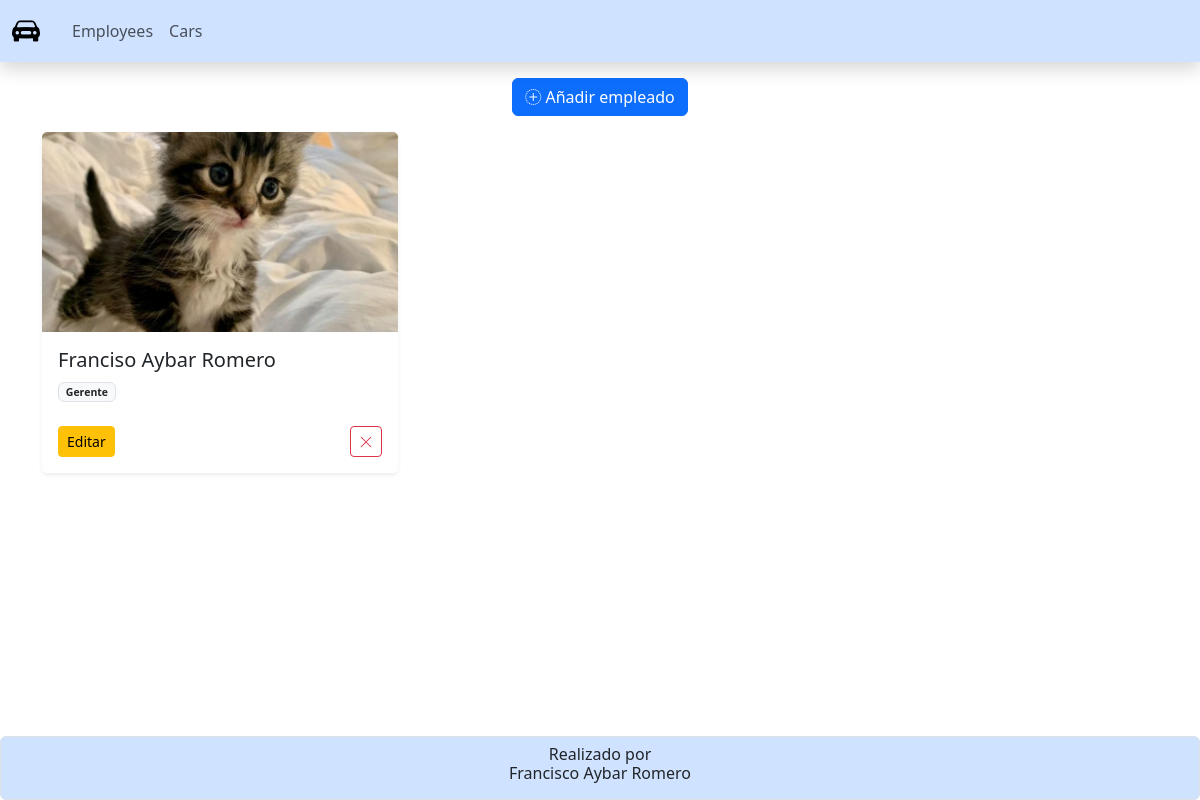
/employees/, run on an earlier commit of the app's database.
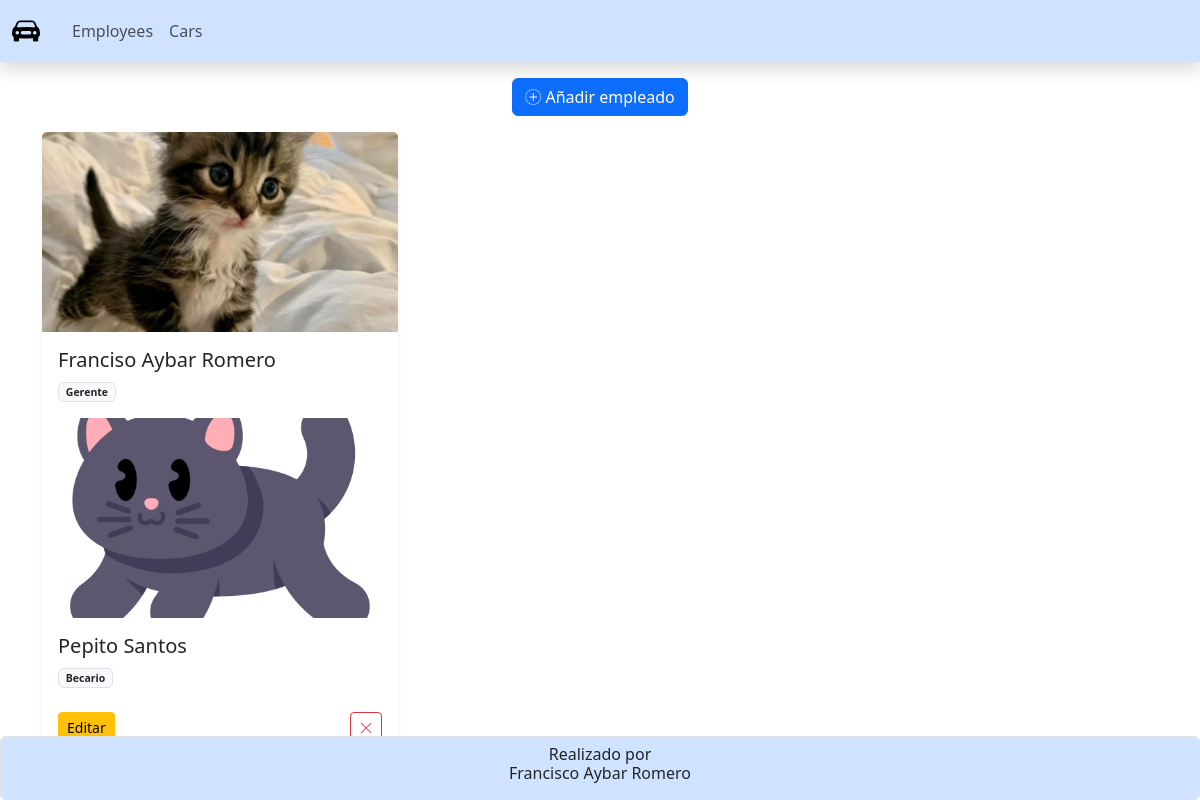
And on a later commit of the database.
### app_agencia_coches/models.py (models this page shows, shortened)
class Employee (models.Model):
    nombre = models.CharField (
        verbose_name = 'Nombre',
        max_length = 100,
        default = ''
    )
    apellidos = models.CharField (
        verbose_name = 'Apellidos',
        max_length = 100,
        default = ''
    )
    puesto = models.CharField (
        verbose_name = 'Puesto',
        max_length = 100,
        default = ''
    )
    fecha_contratacion = models.DateField (
        verbose_name = 'Fecha de contratacion',
        auto_now_add = True
    )
    foto = models.ImageField (
        verbose_name = 'Foto',
        upload_to = "empleados/",
        blank = True,
        null = True
    )

### app_agencia_coches/views.py (the view)
# urls.py: path('employees/', views.employees, name='employees'),
def employees (request):
    employees = Employee.objects.all()
    return render(request, 'employee/employees.html', {'employees':employees})

### app_agencia_coches/templates/employee/employees.html (shortened to what this page needs)
{%extends 'index.html'%}
{% block content %}
<div class="container">
    <div class="my-3 d-flex justify-content-center">
        <a href="{% url 'employees_create' %}" class="btn btn-primary">
            <i class="bi bi-plus-circle-dotted"></i>
            Añadir empleado
        </a>
    </div>
    <div class="row row-cols-1 row-cols-md-2 row-cols-lg-3 g-4">
        <div class="col">
            <div class="card h-100 shadow-sm border-0 card-hover">
                {% for employee in employees %}
                    <div class="position-relative overflow-hidden hover-container">
                        {% if employee.foto %}
                            <img src="{{ employee.foto.url }}" class="card-img-top blur-target" style="height: 200px; object-fit: cover;">
                        {% else %}
                            <div class="card-img-top blur-target d-flex justify-content-center align-items-center bg-light" style="height: 200px;">
                                <i class="bi bi-image fs-1"></i>
                            </div>
                        {% endif %}
                    </div>
                    <div class="card-body">
                        <h5 class="card-title">{{ employee.nombre }} {{ employee.apellidos }}</h5>
                        <p class="card-text text-muted small">
                            <span class="badge bg-light text-dark border">{{ employee.puesto }}</span>
                        </p>
                    </div>
                {% endfor %}
                <div class="card-footer bg-white d-flex justify-content-between border-0 pb-3">
                    <a href="" class="btn btn-sm btn-warning">
                        Editar
                    </a>
                    <a href="" class="btn btn-sm btn-outline-danger">
                        <i class="bi bi-x-lg"></i>
                    </a>
                </div>
            </div>
        </div>
    </div>
</div>
{% endblock content %}

### app_agencia_coches/templates/index.html (shortened to what this page needs)
<!doctype html>
<html lang="es-ES">
    <head>
        {% block css %}
        <link
            href="https://cdn.jsdelivr.net/npm/bootstrap@5.3.2/dist/css/bootstrap.min.css"
            rel="stylesheet"
        />
        {% endblock css %}
        {% block icon %}
        <link rel="stylesheet" href="https://cdn.jsdelivr.net/npm/bootstrap-icons@1.13.1/font/bootstrap-icons.min.css">
        {% endblock icon %}
        {% load static %}
        <link rel="stylesheet" href="{% static 'css/blur_detalles.css' %}">
    </head>
    <body>
        {%block navbar%}
        <nav class="navbar navbar-expand-lg bg-primary-subtle shadow" style="padding-top: 0.3rem; padding-bottom: 0.3rem;">
            <div class="container-fluid">
                <a class="navbar-brand d-flex align-items-center" href="{% url 'home' %}">
                    <i class="bi bi-car-front-fill fs-3"></i>
                </a>
                <div class="collapse navbar-collapse" id="navbarNav">
                    <ul class="navbar-nav ms-2">
                        <li class="nav-item">
                            <a class="nav-link" href="{% url 'employees' %}">Employees</a>
                        </li>
                        <li class="nav-item">
                            <a class="nav-link" href="{% url 'cars' %}">Cars</a>
                        </li>
                    </ul>
                </div>
            </div>
        </nav>
        {%endblock navbar%}
        {%block content%}
        {%endblock content%}
        {%block footer%}
        <footer class="mt-5 p-2 text-center border rounded bg-primary-subtle fixed-bottom d-none d-md-block">
            <h6>
                Realizado por<br> Francisco Aybar Romero
            </h6>
        </footer>
        {%endblock footer%}
    </body>
</html>

### static/css/blur_detalles.css (style rules this page uses)
.blur-target { transition: filter 0.3s ease, transform 0.3s ease; }

What changed in the data, as far as the page shows it:
added Employee: foto (picture), nombre "Pepito", apellidos "Santos", puesto "Becario"
